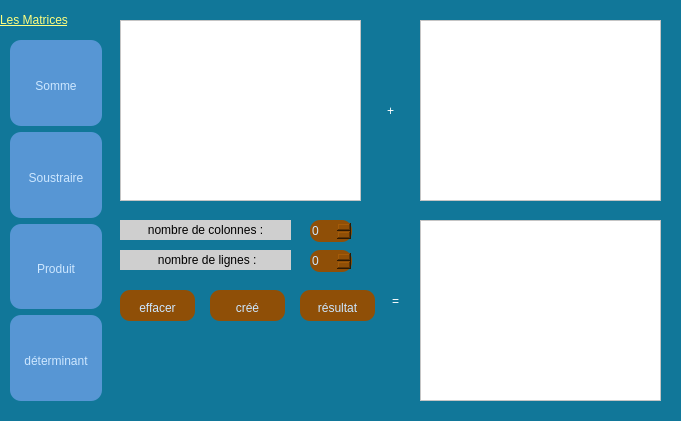
   <widget class="QFrame" name="frame_2">
    <property name="geometry">
     <rect>
      <x>0</x>
      <y>42</y>
      <width>681</width>
      <height>421</height>
     </rect>
    </property>
    <property name="sizeIncrement">
     <size>
      <width>0</width>
      <height>0</height>
     </size>
    </property>
    <property name="baseSize">
     <size>
      <width>0</width>
      <height>0</height>
     </size>
    </property>
    <property name="styleSheet">
     <string notr="true">
background-color: rgb(17, 119, 153);</string>
    </property>
    <property name="frameShape">
     <enum>QFrame::NoFrame</enum>
    </property>
    <property name="frameShadow">
     <enum>QFrame::Raised</enum>
    </property>
    <widget class="QWidget" name="widget" native="true">
     <property name="geometry">
      <rect>
       <x>110</x>
       <y>10</y>
       <width>561</width>
       <height>401</height>
      </rect>
     </property>
     <property name="styleSheet">
      <string notr="true">background-color: rgb(202, 157, 105);
border-radius: 10px;
QSpinBox {
background-color: rgb(143, 79, 7);
	border: none;

	color: rgb(205, 231, 255);
	border-radius: 10px;
font: 75 13pt &quot;MS Shell Dlg 2&quot;;


}
QSpinBox:hover {
background-color: rgb(170, 92, 8);
}
QSpinBox:pressed {
background-color: rgb(195, 105, 9);
}</string>
     </property>
     <widget class="QTableWidget" name="tab_a_add">
      <property name="geometry">
       <rect>
        <x>10</x>
        <y>10</y>
        <width>241</width>
        <height>181</height>
       </rect>
      </property>
      <property name="styleSheet">
       <string notr="true">background-color: rgb(255, 255, 255);</string>
      </property>
     </widget>
     <widget class="QTableWidget" name="tab_b_add">
      <property name="geometry">
       <rect>
        <x>310</x>
        <y>10</y>
        <width>241</width>
        <height>181</height>
       </rect>
      </property>
      <property name="styleSheet">
       <string notr="true">background-color: rgb(255, 255, 255);</string>
      </property>
     </widget>
     <widget class="QTableWidget" name="tab_c_add">
      <property name="geometry">
       <rect>
        <x>310</x>
        <y>210</y>
        <width>241</width>
        <height>181</height>
       </rect>
      </property>
      <property name="styleSheet">
       <string notr="true">background-color: rgb(255, 255, 255);</string>
      </property>
     </widget>
     <widget class="QSpinBox" name="c1_add">
      <property name="geometry">
       <rect>
        <x>200</x>
        <y>210</y>
        <width>42</width>
        <height>22</height>
       </rect>
      </property>
      <property name="styleSheet">
       <string notr="true">QSpinBox {
background-color: rgb(143, 79, 7);
	border: none;

	color: rgb(205, 231, 255);
	border-radius: 10px;
font: 75 13pt &quot;MS Shell Dlg 2&quot;;


}
QSpinBox:hover {
background-color: rgb(170, 92, 8);
}
QSpinBox:pressed {
background-color: rgb(195, 105, 9);
}</string>
      </property>
     </widget>
     <widget class="QSpinBox" name="l1_add">
      <property name="geometry">
       <rect>
        <x>200</x>
        <y>240</y>
        <width>42</width>
        <height>22</height>
       </rect>
      </property>
      <property name="styleSheet">
       <string notr="true">QSpinBox {
background-color: rgb(143, 79, 7);
	border: none;

	color: rgb(205, 231, 255);
	border-radius: 10px;
font: 75 13pt &quot;MS Shell Dlg 2&quot;;


}
QSpinBox:hover {
background-color: rgb(170, 92, 8);
}
QSpinBox:pressed {
background-color: rgb(195, 105, 9);
}</string>
      </property>
     </widget>
     <widget class="QPushButton" name="reslt_add">
      <property name="geometry">
       <rect>
        <x>190</x>
        <y>280</y>
        <width>75</width>
        <height>31</height>
       </rect>
      </property>
      <property name="styleSheet">
       <string notr="true">QPushButton {
background-color: rgb(143, 79, 7);
	border: none;
	padding-top: 5px;
	color: rgb(205, 231, 255);
	border-radius: 10px;
font: 75 13pt &quot;MS Shell Dlg 2&quot;;


}
QPushButton:hover {
background-color: rgb(170, 92, 8);
}
QPushButton:pressed {
background-color: rgb(195, 105, 9);
}</string>
      </property>
      <property name="text">
       <string>résultat</string>
      </property>
     </widget>
     <widget class="QLabel" name="erreur">
      <property name="geometry">
       <rect>
        <x>10</x>
        <y>355</y>
        <width>291</width>
        <height>41</height>
       </rect>
      </property>
      <property name="styleSheet">
       <string notr="true">color: rgb(255, 0, 0);
font: 75 10pt &quot;MS Shell Dlg 2&quot;;
font: 75 9pt &quot;Nirmala UI&quot;;</string>
      </property>
      <property name="text">
       <string/>
      </property>
     </widget>
     <widget class="QLabel" name="label_28">
      <property name="geometry">
       <rect>
        <x>10</x>
        <y>210</y>
        <width>171</width>
        <height>20</height>
       </rect>
      </property>
      <property name="styleSheet">
       <string notr="true">background-color: rgb(207, 207, 207);
font: 75 11pt &quot;MS Shell Dlg 2&quot;;</string>
      </property>
      <property name="text">
       <string>nombre de colonnes :</string>
      </property>
      <property name="alignment">
       <set>Qt::AlignCenter</set>
      </property>
     </widget>
     <widget class="QLabel" name="label_29">
      <property name="geometry">
       <rect>
        <x>10</x>
        <y>240</y>
        <width>171</width>
        <height>20</height>
       </rect>
      </property>
      <property name="styleSheet">
       <string notr="true">background-color: rgb(207, 207, 207);
font: 75 11pt &quot;MS Shell Dlg 2&quot;;

;</string>
      </property>
      <property name="text">
       <string> nombre de lignes :</string>
      </property>
      <property name="alignment">
       <set>Qt::AlignCenter</set>
      </property>
     </widget>
     <widget class="QPushButton" name="cree_add">
      <property name="geometry">
       <rect>
        <x>100</x>
        <y>280</y>
        <width>75</width>
        <height>31</height>
       </rect>
      </property>
      <property name="styleSheet">
       <string notr="true">QPushButton {
background-color: rgb(143, 79, 7);
	border: none;
	padding-top: 5px;
	color: rgb(205, 231, 255);
	border-radius: 10px;
font: 75 13pt &quot;MS Shell Dlg 2&quot;;


}
QPushButton:hover {
background-color: rgb(170, 92, 8);
}
QPushButton:pressed {
background-color: rgb(195, 105, 9);
}</string>
      </property>
      <property name="text">
       <string>créé</string>
      </property>
     </widget>
     <widget class="QPushButton" name="remis_add">
      <property name="geometry">
       <rect>
        <x>10</x>
        <y>280</y>
        <width>75</width>
        <height>31</height>
       </rect>
      </property>
      <property name="styleSheet">
       <string notr="true">QPushButton {
background-color: rgb(143, 79, 7);
	border: none;
	padding-top: 5px;
	color: rgb(205, 231, 255);
	border-radius: 10px;
font: 75 13pt &quot;MS Shell Dlg 2&quot;;


}
QPushButton:hover {
background-color: rgb(170, 92, 8);
}
QPushButton:pressed {
background-color: rgb(195, 105, 9);
}</string>
      </property>
      <property name="text">
       <string>effacer</string>
      </property>
     </widget>
     <widget class="QLabel" name="label">
      <property name="geometry">
       <rect>
        <x>250</x>
        <y>80</y>
        <width>61</width>
        <height>41</height>
       </rect>
      </property>
      <property name="styleSheet">
       <string notr="true">font: 75 16pt &quot;MS Shell Dlg 2&quot;;
background-color: qlineargradient(spread:pad, x1:0, y1:0, x2:1, y2:0, stop:0 rgba(0, 0, 0, 0), stop:1 rgba(255, 255, 255, 0));
color: rgb(255, 255, 255);</string>
      </property>
      <property name="text">
       <string>+</string>
      </property>
      <property name="alignment">
       <set>Qt::AlignCenter</set>
      </property>
     </widget>
     <widget class="QLabel" name="label_13">
      <property name="geometry">
       <rect>
        <x>260</x>
        <y>270</y>
        <width>51</width>
        <height>41</height>
       </rect>
      </property>
      <property name="styleSheet">
       <string notr="true">font: 75 16pt &quot;MS Shell Dlg 2&quot;;
background-color: qlineargradient(spread:pad, x1:0, y1:0, x2:1, y2:0, stop:0 rgba(0, 0, 0, 0), stop:1 rgba(255, 255, 255, 0));
color: rgb(255, 255, 255);</string>
      </property>
      <property name="text">
       <string>=</string>
      </property>
      <property name="alignment">
       <set>Qt::AlignCenter</set>
      </property>
     </widget>
    </widget>
    <widget class="QWidget" name="widget_2" native="true">
     <property name="geometry">
      <rect>
       <x>110</x>
       <y>10</y>
       <width>561</width>
       <height>401</height>
      </rect>
     </property>
     <property name="styleSheet">
      <string notr="true">background-color: rgb(202, 157, 105);
border-radius: 10px;
QSpinBox {
background-color: rgb(143, 79, 7);
	border: none;

	color: rgb(205, 231, 255);
	border-radius: 10px;
font: 75 13pt &quot;MS Shell Dlg 2&quot;;


}
QSpinBox:hover {
background-color: rgb(170, 92, 8);
}
QSpinBox:pressed {
background-color: rgb(195, 105, 9);
}</string>
     </property>
     <widget class="QTableWidget" name="tab_a_sos">
      <property name="geometry">
       <rect>
        <x>10</x>
        <y>10</y>
        <width>241</width>
        <height>181</height>
       </rect>
      </property>
      <property name="styleSheet">
       <string notr="true">background-color: rgb(255, 255, 255);</string>
      </property>
     </widget>
     <widget class="QTableWidget" name="tab_b_sos">
      <property name="geometry">
       <rect>
        <x>310</x>
        <y>10</y>
        <width>241</width>
        <height>181</height>
       </rect>
      </property>
      <property name="styleSheet">
       <string notr="true">background-color: rgb(255, 255, 255);</string>
      </property>
     </widget>
     <widget class="QTableWidget" name="tab_c_sos">
      <property name="geometry">
       <rect>
        <x>310</x>
        <y>210</y>
        <width>241</width>
        <height>181</height>
       </rect>
      </property>
      <property name="styleSheet">
       <string notr="true">background-color: rgb(255, 255, 255);</string>
      </property>
     </widget>
     <widget class="QSpinBox" name="c1_sos">
      <property name="geometry">
       <rect>
        <x>200</x>
        <y>210</y>
        <width>42</width>
        <height>22</height>
       </rect>
      </property>
      <property name="styleSheet">
       <string notr="true">QSpinBox {
background-color: rgb(143, 79, 7);
	border: none;

	color: rgb(205, 231, 255);
	border-radius: 10px;
font: 75 13pt &quot;MS Shell Dlg 2&quot;;


}
QSpinBox:hover {
background-color: rgb(170, 92, 8);
}
QSpinBox:pressed {
background-color: rgb(195, 105, 9);
}</string>
      </property>
     </widget>
     <widget class="QSpinBox" name="l1_sos">
      <property name="geometry">
       <rect>
        <x>200</x>
        <y>240</y>
        <width>42</width>
        <height>22</height>
       </rect>
      </property>
      <property name="styleSheet">
       <string notr="true">QSpinBox {
background-color: rgb(143, 79, 7);
	border: none;

	color: rgb(205, 231, 255);
	border-radius: 10px;
font: 75 13pt &quot;MS Shell Dlg 2&quot;;


}
QSpinBox:hover {
background-color: rgb(170, 92, 8);
}
QSpinBox:pressed {
background-color: rgb(195, 105, 9);
}</string>
      </property>
     </widget>
     <widget class="QPushButton" name="reslt_sos">
      <property name="geometry">
       <rect>
        <x>190</x>
        <y>280</y>
        <width>75</width>
        <height>31</height>
       </rect>
      </property>
      <property name="styleSheet">
       <string notr="true">QPushButton {
background-color: rgb(143, 79, 7);
	border: none;
	padding-top: 5px;
	color: rgb(205, 231, 255);
	border-radius: 10px;
font: 75 13pt &quot;MS Shell Dlg 2&quot;;


}
QPushButton:hover {
background-color: rgb(170, 92, 8);
}
QPushButton:pressed {
background-color: rgb(195, 105, 9);
}</string>
      </property>
      <property name="text">
       <string>résultat</string>
      </property>
     </widget>
     <widget class="QLabel" name="erreur1">
      <property name="geometry">
       <rect>
        <x>10</x>
        <y>355</y>
        <width>291</width>
        <height>41</height>
       </rect>
      </property>
      <property name="styleSheet">
       <string notr="true">color: rgb(255, 0, 0);
font: 75 11pt &quot;MS Shell Dlg 2&quot;;</string>
      </property>
      <property name="text">
       <string/>
      </property>
     </widget>
     <widget class="QPushButton" name="ceer_sos">
      <property name="geometry">
       <rect>
        <x>100</x>
        <y>280</y>
        <width>75</width>
        <height>31</height>
       </rect>
      </property>
      <property name="styleSheet">
       <string notr="true">QPushButton {
background-color: rgb(143, 79, 7);
	border: none;
	padding-top: 5px;
	color: rgb(205, 231, 255);
	border-radius: 10px;
font: 75 13pt &quot;MS Shell Dlg 2&quot;;


}
QPushButton:hover {
background-color: rgb(170, 92, 8);
}
QPushButton:pressed {
background-color: rgb(195, 105, 9);
}</string>
      </property>
      <property name="text">
       <string>créé</string>
      </property>
     </widget>
     <widget class="QPushButton" name="remis_sos">
      <property name="geometry">
       <rect>
        <x>10</x>
        <y>280</y>
        <width>75</width>
        <height>31</height>
       </rect>
      </property>
      <property name="styleSheet">
       <string notr="true">QPushButton {
background-color: rgb(143, 79, 7);
	border: none;
	padding-top: 5px;
	color: rgb(205, 231, 255);
	border-radius: 10px;
font: 75 13pt &quot;MS Shell Dlg 2&quot;;


}
QPushButton:hover {
background-color: rgb(170, 92, 8);
}
QPushButton:pressed {
background-color: rgb(195, 105, 9);
}</string>
      </property>
      <property name="text">
       <string>effacer</string>
      </property>
     </widget>
     <widget class="QLabel" name="label_14">
      <property name="geometry">
       <rect>
        <x>260</x>
        <y>90</y>
        <width>41</width>
        <height>41</height>
       </rect>
      </property>
      <property name="styleSheet">
       <string notr="true">font: 75 16pt &quot;MS Shell Dlg 2&quot;;
color: rgb(255, 255, 255);</string>
      </property>
      <property name="text">
       <string>-</string>
      </property>
      <property name="alignment">
       <set>Qt::AlignCenter</set>
      </property>
     </widget>
     <widget class="QLabel" name="label_15">
      <property name="geometry">
       <rect>
        <x>260</x>
        <y>270</y>
        <width>51</width>
        <height>41</height>
       </rect>
      </property>
      <property name="styleSheet">
       <string notr="true">font: 75 16pt &quot;MS Shell Dlg 2&quot;;
background-color: qlineargradient(spread:pad, x1:0, y1:0.466, x2:1, y2:0, stop:0 rgba(0, 0, 0, 0), stop:1 rgba(255, 255, 255, 0));
color: rgb(255, 255, 255);</string>
      </property>
      <property name="text">
       <string>=</string>
      </property>
      <property name="alignment">
       <set>Qt::AlignCenter</set>
      </property>
     </widget>
     <widget class="QLabel" name="label_30">
      <property name="geometry">
       <rect>
        <x>10</x>
        <y>210</y>
        <width>171</width>
        <height>20</height>
       </rect>
      </property>
      <property name="styleSheet">
       <string notr="true">background-color: rgb(207, 207, 207);
font: 75 11pt &quot;MS Shell Dlg 2&quot;;</string>
      </property>
      <property name="text">
       <string>nombre de colonnes :</string>
      </property>
      <property name="alignment">
       <set>Qt::AlignCenter</set>
      </property>
     </widget>
     <widget class="QLabel" name="label_31">
      <property name="geometry">
       <rect>
        <x>10</x>
        <y>240</y>
        <width>171</width>
        <height>20</height>
       </rect>
      </property>
      <property name="styleSheet">
       <string notr="true">background-color: rgb(207, 207, 207);
font: 75 11pt &quot;MS Shell Dlg 2&quot;;

;</string>
      </property>
      <property name="text">
       <string> nombre de lignes :</string>
      </property>
      <property name="alignment">
       <set>Qt::AlignCenter</set>
      </property>
     </widget>
    </widget>
    <widget class="QWidget" name="widget_3" native="true">
     <property name="geometry">
      <rect>
       <x>110</x>
       <y>10</y>
       <width>561</width>
       <height>401</height>
      </rect>
     </property>
     <property name="styleSheet">
      <string notr="true">QWidget{
background-color: rgb(202, 157, 105);
border-radius: 10px;}

QSpinBox {
background-color: rgb(143, 79, 7);
	border: none;

	color: rgb(205, 231, 255);
	border-radius: 10px;
font: 75 13pt &quot;MS Shell Dlg 2&quot;;


}
QSpinBox:hover {
background-color: rgb(170, 92, 8);
}
QSpinBox:pressed {
background-color: rgb(195, 105, 9);
}
QPushButton {
background-color: rgb(143, 79, 7);
	border: none;
	padding-top: 5px;
	color: rgb(205, 231, 255);
	border-radius: 10px;
font: 75 13pt &quot;MS Shell Dlg 2&quot;;


}
QPushButton:hover {
background-color: rgb(170, 92, 8);
}
QPushButton:pressed {
background-color: rgb(195, 105, 9);
}</string>
     </property>
     <widget class="QTableWidget" name="tab_a_mul">
      <property name="geometry">
       <rect>
        <x>10</x>
        <y>10</y>
        <width>241</width>
        <height>181</height>
       </rect>
      </property>
      <property name="styleSheet">
       <string notr="true">background-color: rgb(255, 255, 255);</string>
      </property>
     </widget>
     <widget class="QTableWidget" name="tab_b_mul">
      <property name="geometry">
       <rect>
        <x>310</x>
        <y>10</y>
        <width>241</width>
        <height>181</height>
       </rect>
      </property>
      <property name="styleSheet">
       <string notr="true">background-color: rgb(255, 255, 255);</string>
      </property>
     </widget>
     <widget class="QTableWidget" name="tab_c_mul">
      <property name="geometry">
       <rect>
        <x>310</x>
        <y>210</y>
        <width>241</width>
        <height>181</height>
       </rect>
      </property>
      <property name="styleSheet">
       <string notr="true">background-color: rgb(255, 255, 255);</string>
      </property>
     </widget>
     <widget class="QSpinBox" name="c1_mul">
      <property name="geometry">
       <rect>
        <x>200</x>
        <y>210</y>
        <width>42</width>
        <height>22</height>
       </rect>
      </property>
     </widget>
     <widget class="QSpinBox" name="l1_mul">
      <property name="geometry">
       <rect>
        <x>200</x>
        <y>240</y>
        <width>42</width>
        <height>22</height>
       </rect>
      </property>
     </widget>
     <widget class="QSpinBox" name="c2_mul">
      <property name="geometry">
       <rect>
        <x>200</x>
        <y>270</y>
        <width>42</width>
        <height>22</height>
       </rect>
      </property>
     </widget>
     <widget class="QSpinBox" name="l2_mul">
      <property name="geometry">
       <rect>
        <x>200</x>
        <y>300</y>
        <width>42</width>
        <height>22</height>
       </rect>
      </property>
     </widget>
     <widget class="QPushButton" name="reslt_mul">
      <property name="geometry">
       <rect>
        <x>220</x>
        <y>330</y>
        <width>75</width>
        <height>31</height>
       </rect>
      </property>
      <property name="text">
       <string>résultat</string>
      </property>
     </widget>
     <widget class="QLabel" name="erreur2">
      <property name="geometry">
       <rect>
        <x>0</x>
        <y>360</y>
        <width>311</width>
        <height>41</height>
       </rect>
      </property>
      <property name="styleSheet">
       <string notr="true">color: rgb(255, 0, 0);
font: 9pt &quot;MS Shell Dlg 2&quot;;</string>
      </property>
      <property name="text">
       <string/>
      </property>
     </widget>
     <widget class="QLabel" name="label_36">
      <property name="geometry">
       <rect>
        <x>10</x>
        <y>210</y>
        <width>181</width>
        <height>20</height>
       </rect>
      </property>
      <property name="styleSheet">
       <string notr="true">background-color: rgb(207, 207, 207);
font: 75 10pt &quot;MS Shell Dlg 2&quot;;</string>
      </property>
      <property name="text">
       <string>nombre de colonnes de mat 1 :</string>
      </property>
     </widget>
     <widget class="QLabel" name="label_37">
      <property name="geometry">
       <rect>
        <x>10</x>
        <y>240</y>
        <width>181</width>
        <height>20</height>
       </rect>
      </property>
      <property name="styleSheet">
       <string notr="true">background-color: rgb(207, 207, 207);
font: 75 10pt &quot;MS Shell Dlg 2&quot;;</string>
      </property>
      <property name="text">
       <string> nombre de lignes de mat 1 :</string>
      </property>
      <property name="alignment">
       <set>Qt::AlignCenter</set>
      </property>
     </widget>
     <widget class="QLabel" name="label_38">
      <property name="geometry">
       <rect>
        <x>10</x>
        <y>270</y>
        <width>181</width>
        <height>20</height>
       </rect>
      </property>
      <property name="styleSheet">
       <string notr="true">background-color: rgb(207, 207, 207);

font: 75 10pt &quot;MS Shell Dlg 2&quot;;</string>
      </property>
      <property name="text">
       <string>nombre de colonnes de mat 2 :</string>
      </property>
     </widget>
     <widget class="QLabel" name="label_39">
      <property name="geometry">
       <rect>
        <x>10</x>
        <y>300</y>
        <width>181</width>
        <height>20</height>
       </rect>
      </property>
      <property name="styleSheet">
       <string notr="true">background-color: rgb(207, 207, 207);
font: 75 10pt &quot;MS Shell Dlg 2&quot;;</string>
      </property>
      <property name="text">
       <string> nombre de lignes de mat 2 :</string>
      </property>
      <property name="alignment">
       <set>Qt::AlignCenter</set>
      </property>
     </widget>
     <widget class="QPushButton" name="cree_mul">
      <property name="geometry">
       <rect>
        <x>120</x>
        <y>330</y>
        <width>75</width>
        <height>31</height>
       </rect>
      </property>
      <property name="text">
       <string>créé</string>
      </property>
     </widget>
     <widget class="QPushButton" name="remis_mul">
      <property name="geometry">
       <rect>
        <x>20</x>
        <y>330</y>
        <width>75</width>
        <height>31</height>
       </rect>
      </property>
      <property name="text">
       <string>effacer</string>
      </property>
     </widget>
     <widget class="QLabel" name="label_16">
      <property name="geometry">
       <rect>
        <x>250</x>
        <y>90</y>
        <width>61</width>
        <height>41</height>
       </rect>
      </property>
      <property name="styleSheet">
       <string notr="true">font: 75 16pt &quot;MS Shell Dlg 2&quot;;
color: rgb(255, 255, 255);</string>
      </property>
      <property name="text">
       <string>*</string>
      </property>
      <property name="alignment">
       <set>Qt::AlignCenter</set>
      </property>
     </widget>
     <widget class="QLabel" name="label_17">
      <property name="geometry">
       <rect>
        <x>250</x>
        <y>250</y>
        <width>61</width>
        <height>41</height>
       </rect>
      </property>
      <property name="styleSheet">
       <string notr="true">font: 75 16pt &quot;MS Shell Dlg 2&quot;;
color: rgb(255, 255, 255);</string>
      </property>
      <property name="text">
       <string>=</string>
      </property>
      <property name="alignment">
       <set>Qt::AlignCenter</set>
      </property>
     </widget>
     <zorder>tab_a_mul</zorder>
     <zorder>tab_b_mul</zorder>
     <zorder>tab_c_mul</zorder>
     <zorder>c1_mul</zorder>
     <zorder>l1_mul</zorder>
     <zorder>c2_mul</zorder>
     <zorder>l2_mul</zorder>
     <zorder>erreur2</zorder>
     <zorder>label_36</zorder>
     <zorder>label_37</zorder>
     <zorder>label_38</zorder>
     <zorder>label_39</zorder>
     <zorder>cree_mul</zorder>
     <zorder>remis_mul</zorder>
     <zorder>label_16</zorder>
     <zorder>label_17</zorder>
     <zorder>reslt_mul</zorder>
    </widget>
    <widget class="QWidget" name="widget_4" native="true">
     <property name="geometry">
      <rect>
       <x>110</x>
       <y>10</y>
       <width>561</width>
       <height>401</height>
      </rect>
     </property>
     <property name="styleSheet">
      <string notr="true">QWidget{
background-color: rgb(202, 157, 105);
border-radius: 10px;}

QSpinBox {
background-color: rgb(143, 79, 7);
	border: none;

	color: rgb(205, 231, 255);
	border-radius: 10px;
font: 75 13pt &quot;MS Shell Dlg 2&quot;;


}
QSpinBox:hover {
background-color: rgb(170, 92, 8);
}
QSpinBox:pressed {
background-color: rgb(195, 105, 9);
}
QPushButton {
background-color: rgb(143, 79, 7);
	border: none;
	padding-top: 5px;
	color: rgb(205, 231, 255);
	border-radius: 10px;
font: 75 13pt &quot;MS Shell Dlg 2&quot;;


}
QPushButton:hover {
background-color: rgb(170, 92, 8);
}
QPushButton:pressed {
background-color: rgb(195, 105, 9);
}</string>
     </property>
     <widget class="QTableWidget" name="tab_a_det">
      <property name="geometry">
       <rect>
        <x>10</x>
        <y>10</y>
        <width>241</width>
        <height>181</height>
       </rect>
      </property>
      <property name="styleSheet">
       <string notr="true">background-color: rgb(255, 255, 255);</string>
      </property>
     </widget>
     <widget class="QTableWidget" name="tab_b_det">
      <property name="geometry">
       <rect>
        <x>310</x>
        <y>210</y>
        <width>241</width>
        <height>181</height>
       </rect>
      </property>
      <property name="styleSheet">
       <string notr="true">background-color: rgb(255, 255, 255);</string>
      </property>
     </widget>
     <widget class="QSpinBox" name="c1_det">
      <property name="geometry">
       <rect>
        <x>240</x>
        <y>210</y>
        <width>42</width>
        <height>22</height>
       </rect>
      </property>
     </widget>
     <widget class="QPushButton" name="reslt_det">
      <property name="geometry">
       <rect>
        <x>260</x>
        <y>160</y>
        <width>75</width>
        <height>31</height>
       </rect>
      </property>
      <property name="text">
       <string>résultat</string>
      </property>
     </widget>
     <widget class="QLabel" name="erreur3">
      <property name="geometry">
       <rect>
        <x>50</x>
        <y>320</y>
        <width>211</width>
        <height>41</height>
       </rect>
      </property>
      <property name="styleSheet">
       <string notr="true">color: rgb(255, 0, 0);
font: 75 11pt &quot;MS Shell Dlg 2&quot;;</string>
      </property>
      <property name="text">
       <string/>
      </property>
     </widget>
     <widget class="QLabel" name="label_40">
      <property name="geometry">
       <rect>
        <x>10</x>
        <y>210</y>
        <width>211</width>
        <height>20</height>
       </rect>
      </property>
      <property name="styleSheet">
       <string notr="true">
background-color: rgb(207, 207, 207);
font: 75 10pt &quot;MS Shell Dlg 2&quot;;</string>
      </property>
      <property name="text">
       <string> nombre de colonnes et de  lignes :</string>
      </property>
     </widget>
     <widget class="QPushButton" name="cree_det">
      <property name="geometry">
       <rect>
        <x>170</x>
        <y>240</y>
        <width>75</width>
        <height>31</height>
       </rect>
      </property>
      <property name="text">
       <string>créé</string>
      </property>
     </widget>
     <widget class="QPushButton" name="remis_det">
      <property name="geometry">
       <rect>
        <x>50</x>
        <y>240</y>
        <width>75</width>
        <height>31</height>
       </rect>
      </property>
      <property name="text">
       <string>effacer</string>
      </property>
     </widget>
     <widget class="QLabel" name="label_41">
      <property name="geometry">
       <rect>
        <x>130</x>
        <y>280</y>
        <width>171</width>
        <height>20</height>
       </rect>
      </property>
      <property name="styleSheet">
       <string notr="true">background-color: rgb(207, 207, 207);
font: 75 11pt &quot;MS Shell Dlg 2&quot;;</string>
      </property>
      <property name="text">
       <string>l’inverse d’une matrice :</string>
      </property>
      <property name="alignment">
       <set>Qt::AlignCenter</set>
      </property>
     </widget>
     <widget class="QLabel" name="label_42">
      <property name="geometry">
       <rect>
        <x>270</x>
        <y>50</y>
        <width>181</width>
        <height>20</height>
       </rect>
      </property>
      <property name="styleSheet">
       <string notr="true">background-color: rgb(207, 207, 207);
font: 75 9pt &quot;MS Shell Dlg 2&quot;;
font: 75 10pt &quot;MS Shell Dlg 2&quot;;</string>
      </property>
      <property name="text">
       <string>le déterminant d'une matrice :</string>
      </property>
     </widget>
     <widget class="QLabel" name="det">
      <property name="geometry">
       <rect>
        <x>310</x>
        <y>80</y>
        <width>111</width>
        <height>61</height>
       </rect>
      </property>
      <property name="sizePolicy">
       <sizepolicy hsizetype="Minimum" vsizetype="Preferred">
        <horstretch>0</horstretch>
        <verstretch>0</verstretch>
       </sizepolicy>
      </property>
      <property name="styleSheet">
       <string notr="true">background-color: rgb(207, 207, 207);
background-color: rgb(250, 255, 197);
font: 75 16pt &quot;MS Shell Dlg 2&quot;;
</string>
      </property>
      <property name="text">
       <string/>
      </property>
      <property name="alignment">
       <set>Qt::AlignCenter</set>
      </property>
     </widget>
     <widget class="QPushButton" name="revers">
      <property name="geometry">
       <rect>
        <x>220</x>
        <y>310</y>
        <width>75</width>
        <height>31</height>
       </rect>
      </property>
      <property name="styleSheet">
       <string notr="true">alternate-background-color: qlineargradient(spread:pad, x1:0, y1:0, x2:1, y2:0, stop:0 rgba(0, 0, 0, 255), stop:1 rgba(255, 255, 255, 255));</string>
      </property>
      <property name="text">
       <string>résultat</string>
      </property>
     </widget>
    </widget>
    <widget class="QWidget" name="layoutWidget">
     <property name="geometry">
      <rect>
       <x>10</x>
       <y>40</y>
       <width>92</width>
       <height>361</height>
      </rect>
     </property>
     <layout class="QVBoxLayout" name="verticalLayout">
      <item>
       <widget class="QPushButton" name="pushButton_2">
        <property name="sizePolicy">
         <sizepolicy hsizetype="Minimum" vsizetype="Minimum">
          <horstretch>0</horstretch>
          <verstretch>0</verstretch>
         </sizepolicy>
        </property>
        <property name="styleSheet">
         <string notr="true">
QPushButton {
	background-color: rgb(87, 150, 212);
	border: none;
	padding-top: 5px;
	color: rgb(205, 231, 255);
	border-radius: 11px;
	
	font: 75 13pt &quot;MS Shell Dlg 2&quot;;

}
QPushButton:hover {
background-color: rgb(95, 166, 232);
}
QPushButton:pressed {
background-color: rgb(82, 142, 199);
}</string>
        </property>
        <property name="text">
         <string>Somme</string>
        </property>
       </widget>
      </item>
      <item>
       <widget class="QPushButton" name="pushButton_5">
        <property name="enabled">
         <bool>true</bool>
        </property>
        <property name="sizePolicy">
         <sizepolicy hsizetype="Minimum" vsizetype="Minimum">
          <horstretch>0</horstretch>
          <verstretch>0</verstretch>
         </sizepolicy>
        </property>
        <property name="styleSheet">
         <string notr="true">
QPushButton {
	background-color: rgb(87, 150, 212);
	border: none;
	padding-top: 5px;
	color: rgb(205, 231, 255);
	border-radius: 11px;
	
	font: 75 13pt &quot;MS Shell Dlg 2&quot;;

}
QPushButton:hover {
background-color: rgb(95, 166, 232);
}
QPushButton:pressed {
background-color: rgb(82, 142, 199);
}</string>
        </property>
        <property name="text">
         <string>Soustraire</string>
        </property>
       </widget>
      </item>
      <item>
       <widget class="QPushButton" name="pushButton_4">
        <property name="sizePolicy">
         <sizepolicy hsizetype="Minimum" vsizetype="Minimum">
          <horstretch>0</horstretch>
          <verstretch>0</verstretch>
         </sizepolicy>
        </property>
        <property name="styleSheet">
         <string notr="true">
QPushButton {
	background-color: rgb(87, 150, 212);
	border: none;
	padding-top: 5px;
	color: rgb(205, 231, 255);
	border-radius: 11px;
	
	font: 75 13pt &quot;MS Shell Dlg 2&quot;;

}
QPushButton:hover {
background-color: rgb(95, 166, 232);
}
QPushButton:pressed {
background-color: rgb(82, 142, 199);
}</string>
        </property>
        <property name="text">
         <string>Produit</string>
        </property>
       </widget>
      </item>
      <item>
       <widget class="QPushButton" name="pushButton_6">
        <property name="sizePolicy">
         <sizepolicy hsizetype="Minimum" vsizetype="Minimum">
          <horstretch>0</horstretch>
          <verstretch>0</verstretch>
         </sizepolicy>
        </property>
        <property name="styleSheet">
         <string notr="true">
QPushButton {
	background-color: rgb(87, 150, 212);
	border: none;
	padding-top: 5px;
	color: rgb(205, 231, 255);
	border-radius: 11px;
	
	font: 75 13pt &quot;MS Shell Dlg 2&quot;;

}
QPushButton:hover {
background-color: rgb(95, 166, 232);
}
QPushButton:pressed {
background-color: rgb(82, 142, 199);
}</string>
        </property>
        <property name="text">
         <string>déterminant</string>
        </property>
       </widget>
      </item>
     </layout>
    </widget>
    <widget class="QLabel" name="label_45">
     <property name="geometry">
      <rect>
       <x>0</x>
       <y>10</y>
       <width>101</width>
       <height>20</height>
      </rect>
     </property>
     <property name="styleSheet">
      <string notr="true">font: 75 13pt &quot;MS Shell Dlg 2&quot;;
color: rgb(255, 255, 127);
text-decoration: underline;
</string>
     </property>
     <property name="text">
      <string>Les Matrices</string>
     </property>
    </widget>
    <zorder>layoutWidget</zorder>
    <zorder>widget_4</zorder>
    <zorder>widget_3</zorder>
    <zorder>widget_2</zorder>
    <zorder>widget</zorder>
    <zorder>label_45</zorder>
   </widget>
